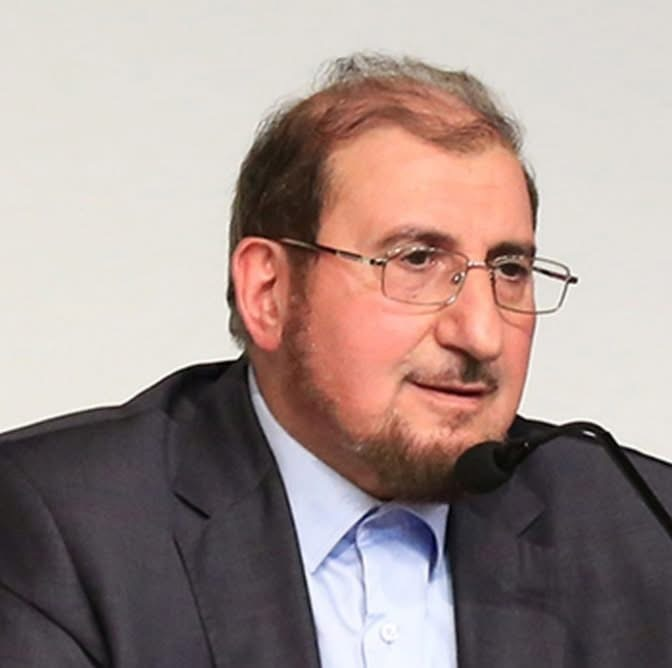
#> input picture news/bakkar-gaze/photo.jpg, 672 x 668 px
$ python make_news.py bakkar-gaze
#> lines starting #> are read from the running program, lines starting #| are printed output that depends on the picture
### almas-reel/render/assets.py
"""Footage crops, drawn illustrative shots and logo variants for the Almas reel (1080x1920)."""
import math
from pathlib import Path

import numpy as np
from PIL import Image, ImageDraw, ImageFilter, ImageFont

HERE = Path(__file__).resolve().parent
REEL = HERE.parent
REPO = REEL.parent
FOOT = REEL / "footage"
CACHE = REEL / "build" / "shots"
W, H = 1080, 1920

GOLD = (201, 164, 92)
GREEN = (15, 42, 31)
CREAM = (245, 238, 220)
INK = (15, 42, 31)


def hexrgb(h):
    h = h.lstrip("#")
    return tuple(int(h[i:i + 2], 16) for i in (0, 2, 4))


# ------------------------------------------------------------------ logos
def logo_dark(key):
    """Logo variant for dark backgrounds: olive text/leaves -> cream, gold -> brand gold."""
    out = REEL / "build" / f"logo_dark_{key}.png"
    if out.exists():
        return Image.open(out)
    im = Image.open(REPO / "brand" / f"logo_{key}.png").convert("RGBA")
    a = np.asarray(im).astype(np.float32)
    r, g, b = a[..., 0], a[..., 1], a[..., 2]
    olive = (r - b) < 32
    a[olive, 0], a[olive, 1], a[olive, 2] = CREAM
    gold = ~olive
    a[gold, 0], a[gold, 1], a[gold, 2] = GOLD
    out.parent.mkdir(parents=True, exist_ok=True)
    img = Image.fromarray(a.astype(np.uint8), "RGBA")
    img.save(out)
    return img


# ------------------------------------------------------------------ footage
def _load(name):
    return Image.open(FOOT / name).convert("RGB")


CROPS = {
    # name: (file, box) in the 568x1054 screenshots; app UI and HOKAR's caption bubble are left out
    "hokar_presenter": ("01-commentary-hokar-01.jpg", (0, 112, 568, 456)),
    "hokar_presenter2": ("01-commentary-hokar-04.jpg", (0, 112, 568, 456)),
    "hokar_jar": ("01-commentary-hokar-06.jpg", (20, 462, 568, 684)),
    "hokar_adv_a": ("01-commentary-hokar-02.jpg", (20, 462, 568, 684)),
    "hokar_adv_b": ("01-commentary-hokar-05.jpg", (20, 462, 568, 684)),
    "hokar_jar_label": ("01-commentary-hokar-06.jpg", (300, 462, 568, 640)),
    "hokar_street": ("01-commentary-hokar-03.jpg", (0, 200, 300, 400)),
    "k24_market": ("02-kurdistan24-report-01.jpg", (0, 0, 568, 900)),
    "k24_speaker": ("02-kurdistan24-report-02.jpg", (0, 0, 568, 900)),
    "k24_speaker2": ("02-kurdistan24-report-04.jpg", (0, 0, 568, 900)),
    "k24_stall": ("02-kurdistan24-report-05.jpg", (0, 0, 568, 900)),
    "k24_bottle": ("02-kurdistan24-report-01.jpg", (60, 520, 568, 905)),
    "hariri_1": ("03-fakhir-hariri-clarification-01.jpg", (0, 0, 568, 900)),
    "hariri_2": ("03-fakhir-hariri-clarification-03.jpg", (0, 0, 568, 900)),
    "hariri_3": ("03-fakhir-hariri-clarification-04.jpg", (0, 0, 568, 900)),
    "hariri_4": ("03-fakhir-hariri-clarification-06.jpg", (0, 0, 568, 900)),
}


# [220 lines left out: functions footage_frame, footage, _grad, _glow, _jar, _phone and 3 more, not called in this run]

### news/make_news.py
"""Dwin quote card (4:5, 1080x1350) in Sorani, Kurmanji and Arabic.

    python3 news/make_news.py news/zaidi-dollar
reads <folder>/photo.jpg and the TEXTS below, writes <folder>/dwin_<lang>.jpg
"""
import sys
from pathlib import Path

import numpy as np
from PIL import Image, ImageDraw, ImageFilter, ImageFont

REPO = Path(__file__).resolve().parent.parent
W, H = 1080, 1350
GREEN, GOLD, CREAM = (15, 42, 31), (201, 164, 92), (245, 238, 220)

LANG = {
    "ckb": dict(font="Speda.ttf", dir="rtl", lang="ckb", logo="sorani", tag="هەواڵ", channel="Dween - دوین", k=1.0),
    "kmr": dict(font="Montserrat-Regular.ttf", dir="ltr", lang="ku", logo="kurmanji", tag="Nûçe",
                channel="Dwîn - Kurmancî", k=1.0),
    "ar": dict(font="Aljazeera.ttf", dir="rtl", lang="ar", logo="arabic", tag="خبر", channel="دوين - العربية", k=1.2),
}

TEXTS = {
    "ckb": dict(name="عەلی زەیدی", title="سەرۆک ئەنجومەنی وەزیرانی عێڕاق",
                quote="بەهێواشی كاردەكەین و لەماوەی داهاتوودا بەهای دۆلار بۆ 155 هەزار دينارو خوارتریش "
                      "دادەبەزێنین لەڕێی خستەڕووی كاش."),
    "kmr": dict(name="Elî Zeydî", title="Serokê Encûmena Wezîran a Iraqê",
                quote="Em hêdî hêdî kar dikin û di dema pêş de em ê bihayê dolarê daxin 155 hezar dînar "
                      "û kêmtir jî, bi rêya dabînkirina pereyê kaş."),
    "ar": dict(name="علي الزيدي", title="رئيس مجلس الوزراء العراقي",
               quote="نعمل بهدوء، وخلال المرحلة المقبلة سنخفّض سعر الدولار إلى 155 ألف دينار وأقل، "
                     "من خلال ضخّ الكاش."),
}


def font(name, size):
    return ImageFont.truetype(str(REPO / "fonts" / name), size, layout_engine=ImageFont.Layout.RAQM)


def tw(text, fnt, L):
    return ImageDraw.Draw(Image.new("L", (8, 8))).textlength(text, font=fnt, direction=L["dir"], language=L["lang"])


def wrap(text, fnt, L, maxw):
    lines, cur = [], ""
    for w in text.split():
        t = (cur + " " + w).strip()
        if tw(t, fnt, L) <= maxw or not cur:
            cur = t
        else:
            lines.append(cur)
            cur = w
    return lines + ([cur] if cur else [])


def logo(key, dark):
    if dark:
        p = REPO / "almas-reel" / "build" / f"logo_dark_{key}.png"
        if p.exists():
            return Image.open(p).convert("RGBA")
        sys.path.insert(0, str(REPO / "almas-reel" / "render"))
        from assets import logo_dark
        return logo_dark(key).convert("RGBA")
    return Image.open(REPO / "brand" / f"logo_{key}.png").convert("RGBA")


def card(folder, key):
#> called with key = 'ckb'
    L, T = LANG[key], TEXTS[key]
    rtl = L["dir"] == "rtl"
    img = Image.new("RGB", (W, H), GREEN)
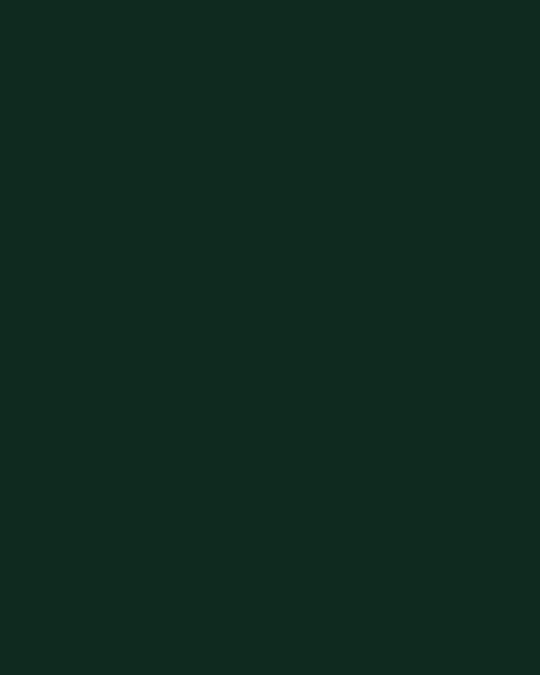
#> img: PIL image 1080x1350 RGB (shown at 1/2 size); mean R, G, B 15, 42, 31

    # photo on top, fading into the green panel
    ph = Image.open(folder / "photo.jpg").convert("RGB")
#> ph is the input picture: PIL image 672x668 RGB; mean R, G, B 163.9, 146.8, 142.7
    ph = ph.resize((W, int(ph.height * W / ph.width)), Image.LANCZOS)
#> ph: PIL image 1080x1073 RGB
    top_crop = int(ph.height * 0.10)
#> top_crop = 107
    ph = ph.crop((0, top_crop, W, top_crop + 820))
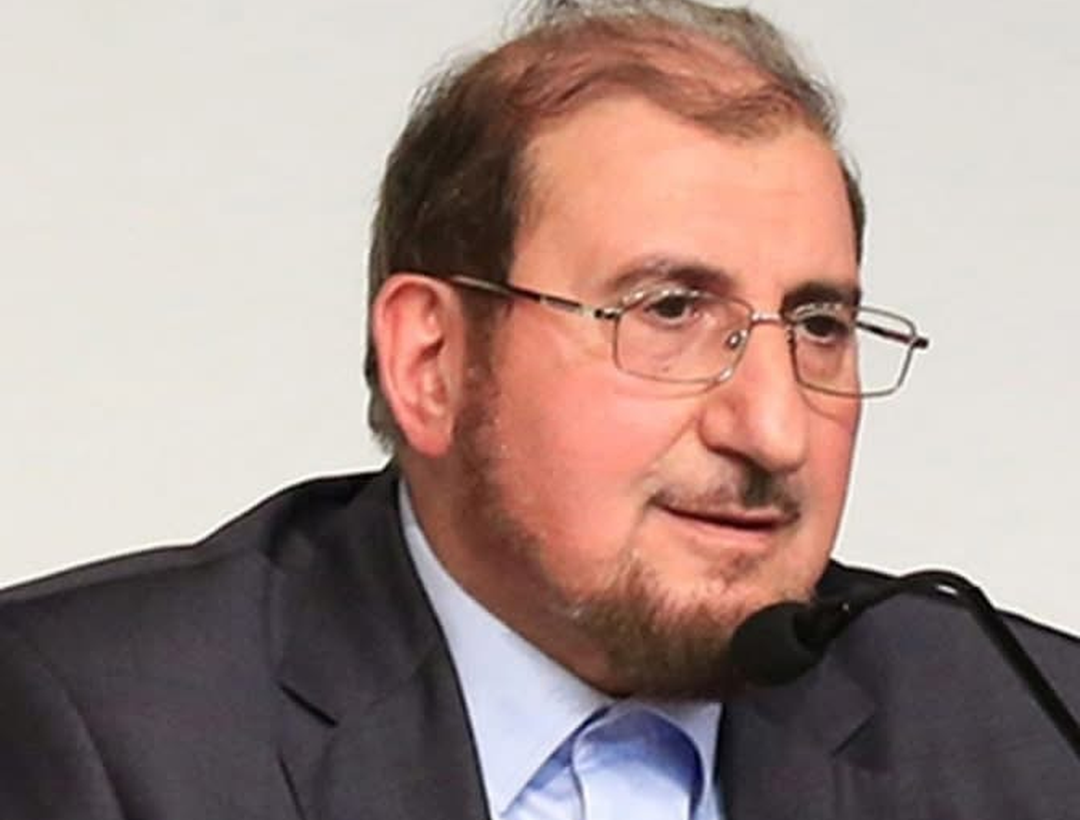
#> ph: PIL image 1080x820 RGB; mean R, G, B 168.1, 146.7, 140.6
    img.paste(ph, (0, 0))
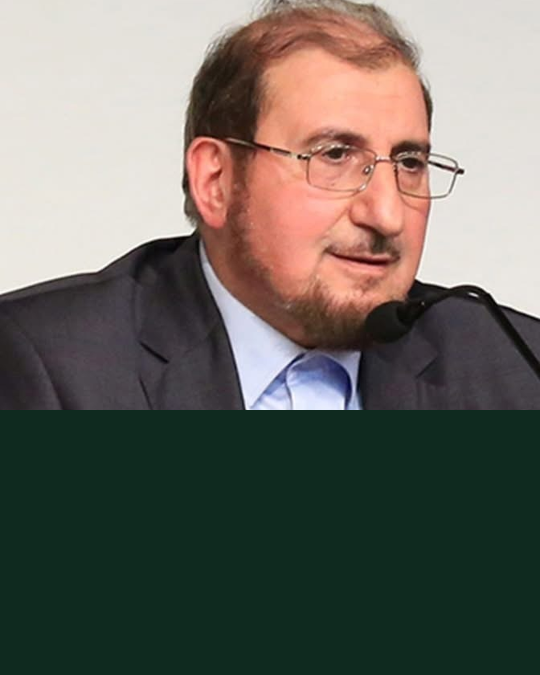
#> img: PIL image 1080x1350 RGB (shown at 1/2 size); mean R, G, B 108, 105.6, 97.6
    fade = np.zeros((H, W, 1), np.float32)
    y = np.arange(H)[:, None, None]
    fade = np.clip((y - 560) / 260, 0, 1)
    arr = np.asarray(img).astype(np.float32)
    arr = arr * (1 - fade) + np.array(GREEN, np.float32) * fade
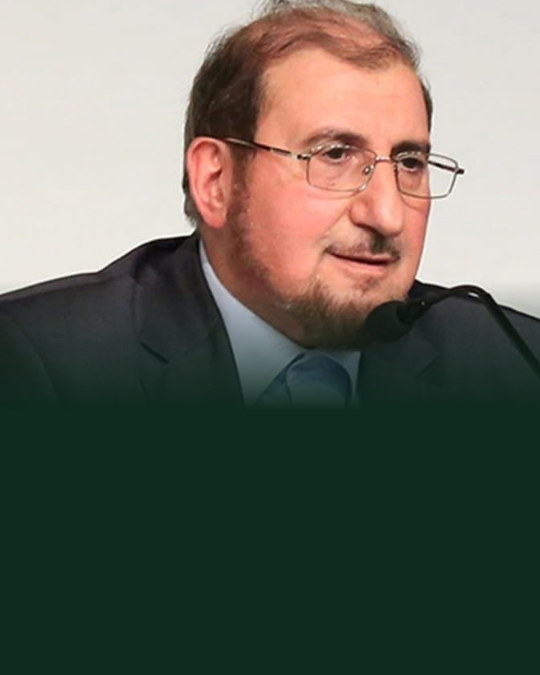
#> arr: shape (1350, 1080, 3) float64 (shown at 1/2 size); mean R, G, B 101.6, 102.2, 92.3
    img = Image.fromarray(arr.astype(np.uint8)).convert("RGBA")
#> img: PIL image 1080x1350 RGBA
    d = ImageDraw.Draw(img)

    margin = 70
    edge = W - margin if rtl else margin
    anchor_l = "rs" if rtl else "ls"

    # news tag pill
    tf = font(L["font"], int(30 * L["k"]))
    pw = tw(L["tag"], tf, L) + 44
    py = 690
    x0, x1 = (edge - pw, edge) if rtl else (edge, edge + pw)
    d.rounded_rectangle([x0, py, x1, py + 52], 12, fill=GOLD)
    d.text(((x0 + x1) / 2, py + 26), L["tag"], font=tf, fill=GREEN, anchor="mm", direction=L["dir"],
           language=L["lang"])

    # name (gold) and title (cream)
    nf = font(L["font"], int(70 * L["k"]))
    d.text((edge, py + 135), T["name"], font=nf, fill=GOLD, anchor=anchor_l, direction=L["dir"], language=L["lang"],
           stroke_width=2, stroke_fill=GOLD)
    tf2 = font(L["font"], int(36 * L["k"]))
    d.text((edge, py + 195), T["title"], font=tf2, fill=CREAM, anchor=anchor_l, direction=L["dir"],
           language=L["lang"])
    # gold rule
    d.rectangle([(edge - 140, py + 225), (edge, py + 229)] if rtl else [(edge, py + 225), (edge + 140, py + 229)],
                fill=GOLD)

    # quote
    qsize = int(50 * L["k"])
    qf = font(L["font"], qsize)
    lines = wrap("«" + T["quote"] + "»", qf, L, W - 2 * margin)
    while len(lines) > 5 and qsize > 38:
        qsize -= 2
        qf = font(L["font"], qsize)
        lines = wrap("«" + T["quote"] + "»", qf, L, W - 2 * margin)
    lh = int(qsize * (1.62 if rtl else 1.38))
    yq = py + 300
    for i, line in enumerate(lines):
        d.text((edge, yq + i * lh), line, font=qf, fill=CREAM, anchor=anchor_l, direction=L["dir"],
               language=L["lang"], stroke_width=1, stroke_fill=CREAM)

    # footer: channel name
    ff = font("Montserrat-Regular.ttf" if key == "kmr" else L["font"], int(28 * L["k"]))
    d.line([(margin, H - 78), (W - margin, H - 78)], fill=GOLD + (120,), width=1)
    d.text((W / 2, H - 40), L["channel"], font=ff, fill=GOLD, anchor="ms", direction=None if key == "kmr" else None)

    # logo top-left, no background box: the photo corner is softly darkened so the gold/cream logo reads
    yy, xx = np.mgrid[0:H, 0:W].astype(np.float32)
    dist = np.sqrt(((xx - 110) / 330) ** 2 + ((yy - 140) / 360) ** 2)
    a = (np.clip(1 - dist, 0, 1) ** 1.3 * 0.72)[..., None]
    arr = np.asarray(img.convert("RGB")).astype(np.float32)
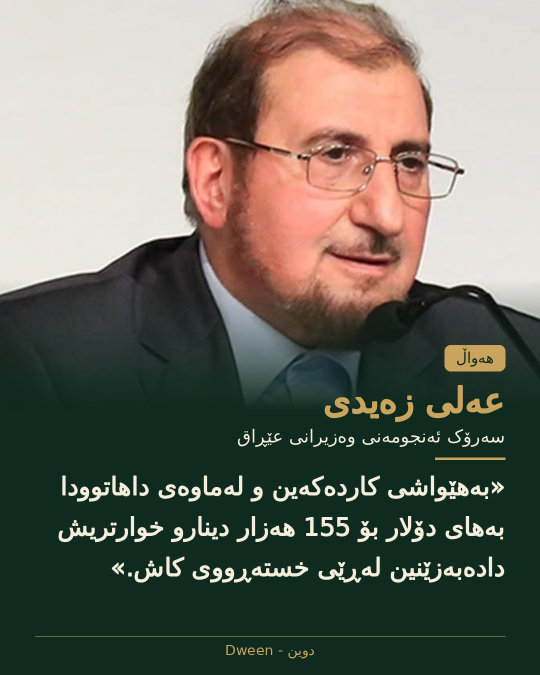
#> arr: shape (1350, 1080, 3) float32 (shown at 1/2 size); mean R, G, B 109, 109.4, 97.8
    arr = arr * (1 - a) + np.array(GREEN, np.float32) * a
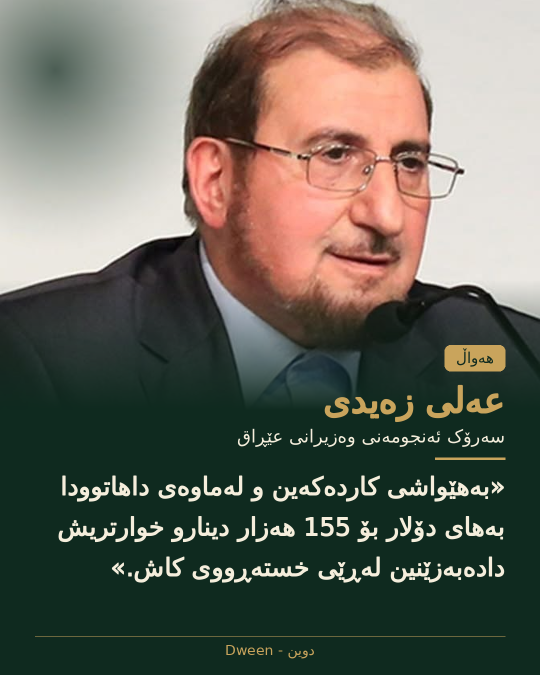
#> arr: shape (1350, 1080, 3) float32 (shown at 1/2 size); mean R, G, B 101.9, 102.7, 91.5
    img = Image.fromarray(arr.astype(np.uint8)).convert("RGBA")
    lg = logo(L["logo"], dark=True)
    lw = 150
    lg = lg.resize((lw, int(lg.height * lw / lg.width)), Image.LANCZOS)
    sh = Image.new("RGBA", lg.size, (0, 0, 0, 0))
    sh.putalpha(lg.getchannel("A").point(lambda v: int(v * 0.35)))
    img.alpha_composite(sh.filter(ImageFilter.GaussianBlur(4)), (42, 44))
    img.alpha_composite(lg, (40, 40))

    out = folder / f"dwin_{key}.jpg"
    img.convert("RGB").save(out, quality=94)
    return out


if __name__ == "__main__":
    folder = Path(sys.argv[1]).resolve()
    for k in LANG:
#> (the run stopped early here; a loop or call above may not have finished)
